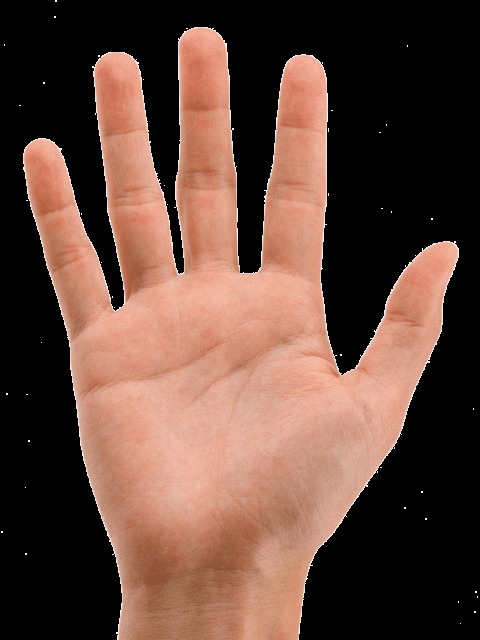
#> input picture opencv/img.png, 480 x 640 px
$ python hand.py   (older library calls are emulated)
#> lines starting #> are read from the running program, lines starting #| are printed output that depends on the picture; after the words box and inside, x2 and y2 are one past the last pixel; in counts of white or black regions, pixels touching at a corner belong together
import cv2
import numpy as np

img = cv2.imread('img.png', 0)
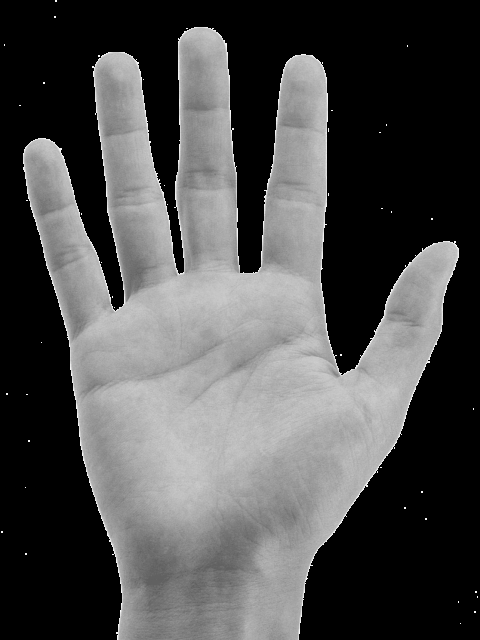
#> img: shape (640, 480); min 0, max 248, mean 78

ret, trace = cv2.threshold(img,127,255,cv2.THRESH_BINARY)
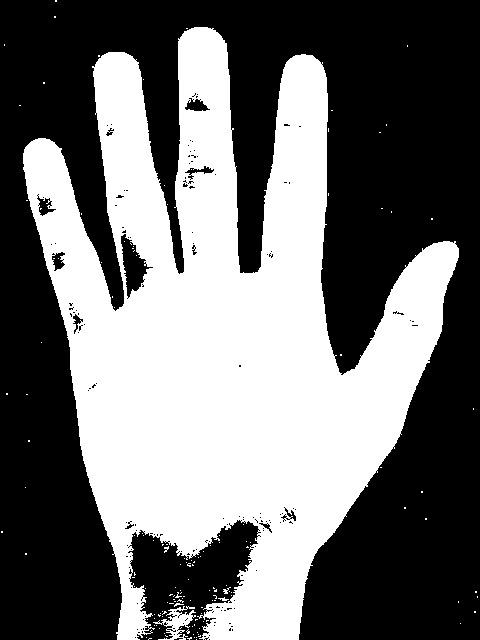
#> trace: shape (640, 480); 43.6% white; 143 white regions (139 under 20 px)

#_,contours,_ = cv2.findContours(trace,  cv2.RETR_TREE, cv2.CHAIN_APPROX_SIMPLE)
major = cv2.__version__.split('.')[0]
if major == '0':
    ret, contours, hierarchy = cv2.findContours(trace.copy(), cv2.RETR_EXTERNAL, cv2.CHAIN_APPROX_SIMPLE)
else:
    contours, hierarchy = cv2.findContours(trace.copy(), cv2.RETR_EXTERNAL, cv2.CHAIN_APPROX_SIMPLE)
#> contours = 133 contours, 131 with area under 20; largest, box (x1, y1, x2, y2) and area: (23, 27, 459, 640) 133375, (153, 606, 196, 640) 424


hull = [cv2.convexHull(c) for c in contours]
#> hull = 133 contours, 130 with area under 20; largest, box (x1, y1, x2, y2) and area: (23, 27, 459, 640) 191540, (153, 606, 196, 640) 1054, (223, 587, 231, 594) 26

final = cv2.drawContours(img, hull, -1, (0,0,255),3)

cv2.imshow("orginal image", img)
cv2.imshow("thresh", trace)
cv2.imshow("convex Hull", final)

cv2.waitKey(0)
cv2.destroyAllWindows()
